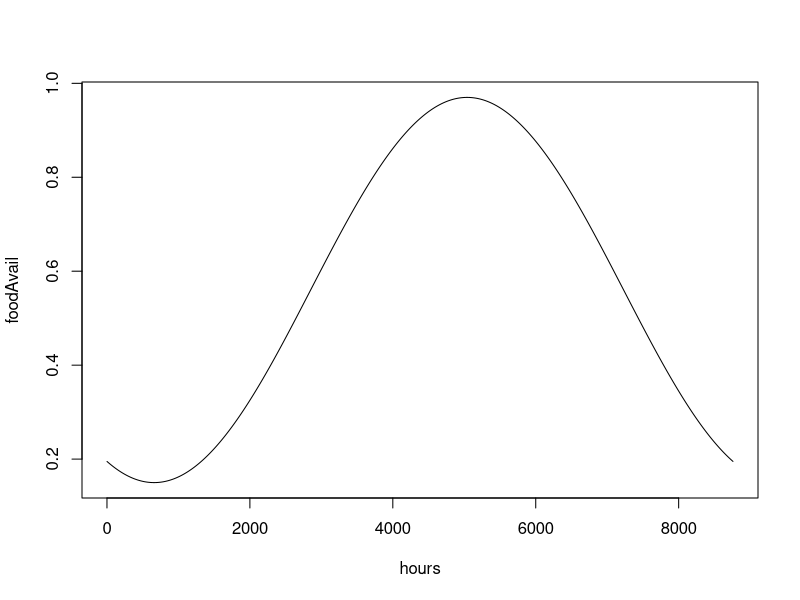
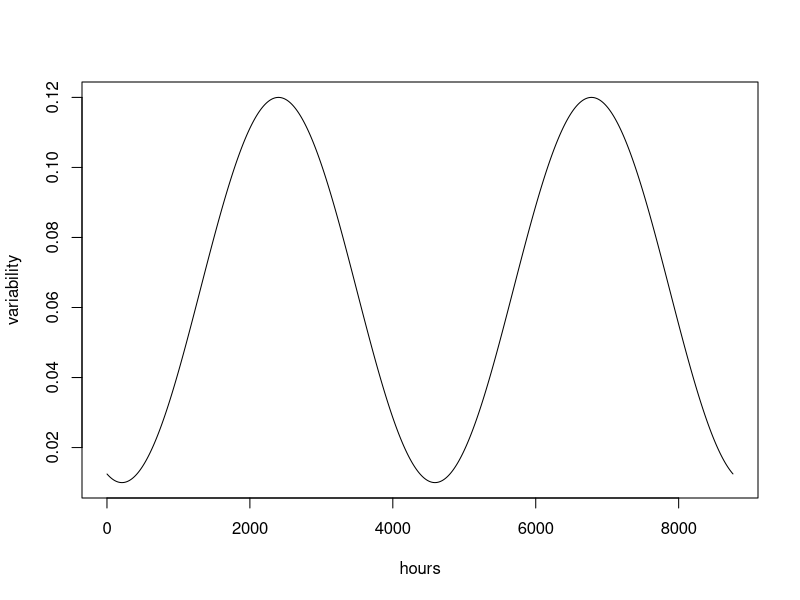
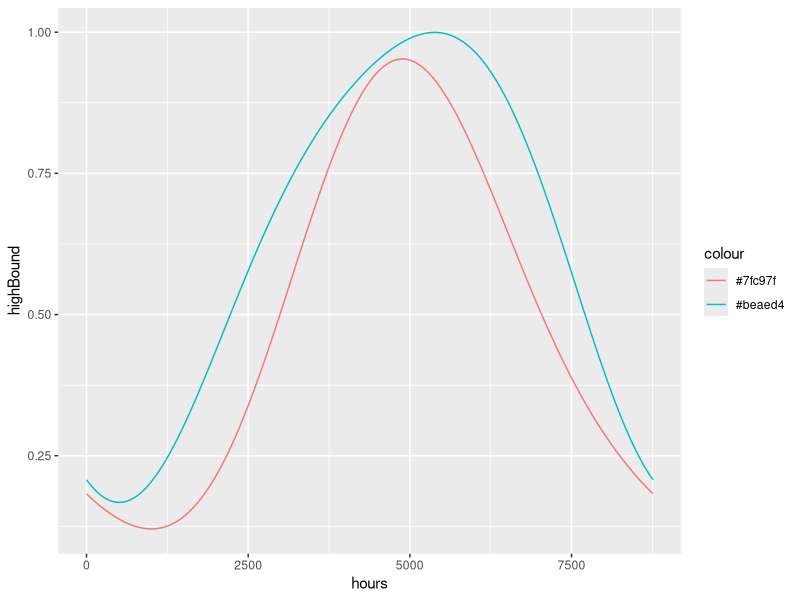

The R source for these figures, in order: (Note: this script raises an error after producing the figures.)
## ---- chunk 1

# Code for a simple food availability model based upon the assumptions of higher pelagic food quality
# in the summer. 
## ---- chunk 2
#First we set up some user defined variables. 
min     = 0.15 #minimum food availability value
max     = 0.97 #max 
highDay = 210*24 #Number of days into the year that the max food availability is (226 is aug 15)
august  = 5856 #hours into the year
## ---- chunk 3
#Now we generate the others
scaler    = (max - min)/2 #range divided by two
heightAdj = (max + min)/2 #average value
hours      = 1:(365*24) #Set up a hour vector to loop over
foodAvail = NULL  

#Quick loop to generate the data. 
for (hour in hours){
  foodAvail = c(foodAvail, scaler * cos( (1/(365*24))*2*pi * (hour - highDay)) + heightAdj)
}

plot(hours,foodAvail, type = "l")
## ---- chunk 4
min     = 0.01 #minimum food availability value
max     = 0.12 #max 
highDay = 100*24
scaler    = (max - min)/2 #range divided by two
heightAdj = (max + min)/2 #average value
variability = NULL

#Quick loop to generate the data. 
for (hour in hours){
  variability = c(variability, scaler * cos( (1/(365*24))*4*pi * (hour - highDay)) + heightAdj)
}

plot(hours,variability, type = "l")

avail_var_df = as.data.frame(cbind(foodAvail, variability))
## ---- chunk 5
highBound = NULL
lowBound  = NULL

for (hour in hours){
  highBound = c(highBound, (foodAvail[hour] + variability[hour]))  
  lowBound = c(lowBound, (foodAvail[hour] - variability[hour]))
}

distributionDf = as.data.frame(cbind(hours, highBound, lowBound))

library(ggplot2)

ggplot(distributionDf, aes(hours)) + 
  geom_line(aes(y = highBound, colour = "#beaed4")) + 
  geom_line(aes(y = lowBound, colour = "#7fc97f")) 

## ---- chunk 6
setwd("/Users/Nick/mysisModeling")
#write.csv(distributionDf, "data/FoodAvail_Hour.csv", row.names=FALSE) #The bounded model  
write.csv(avail_var_df, "data/FoodAvail_Hour.csv", row.names=FALSE) #The plain side curve. 
